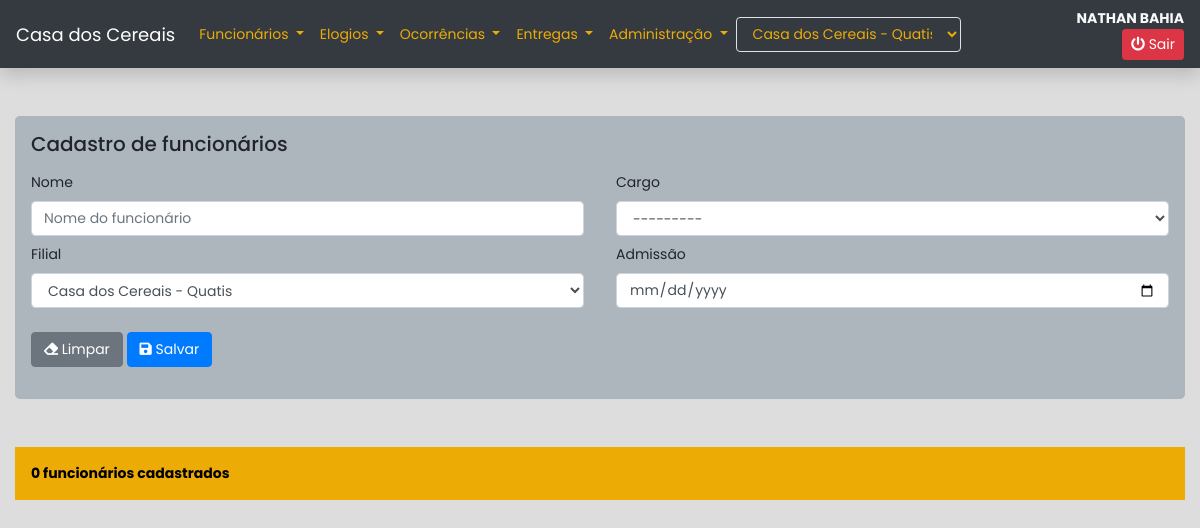
The app's page /funcionarios (signed in), older data.
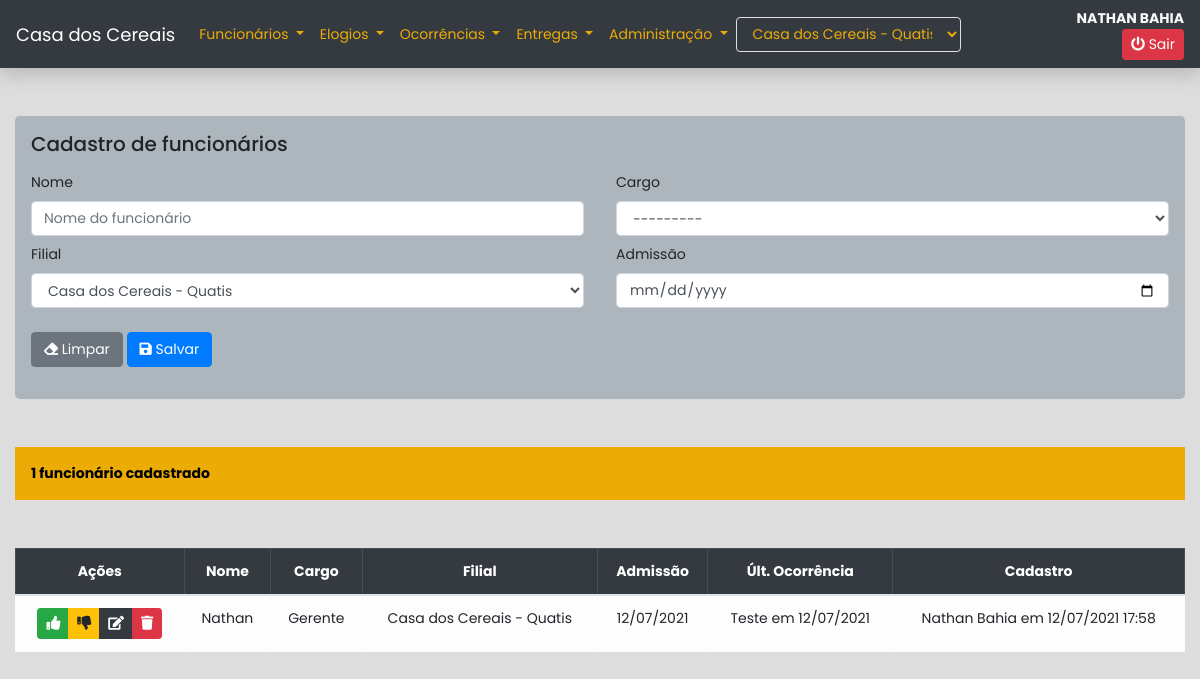
The same page, newer data.
### apps/core/models.py (models this page shows, shortened)
class Base(models.Model):
    usuario = models.ForeignKey(get_user_model(), on_delete=models.SET_NULL, null=True)
    criacao = models.DateTimeField(auto_now_add=True)
    alteracao = models.DateTimeField(auto_now=True)
    ativo = models.BooleanField(default=True)
    class Meta:
        abstract = True
    @property
    def cadastro(self):
        dt = localtime(self.criacao)
        if self.usuario:
            return f"{self.usuario.get_full_name()} em {dt.strftime('%d/%m/%Y %H:%M')}"
        return f"Usuário excluído em {dt.strftime('%d/%m/%Y')}"

class Funcionario(Base):
    nome = models.CharField(max_length=255)
    admissao = models.DateField(blank=True, null=True)
    cargo = models.ForeignKey(Cargo, on_delete=models.SET_NULL, null=True, related_name='funcionarios')
    filial = models.ForeignKey(Filial, on_delete=models.CASCADE, related_name='funcionarios')
    class Meta:
        verbose_name = 'Funcionário'
        verbose_name_plural = 'Funcionários'
        ordering = ['nome']

class Cargo(Base):
    nome = models.CharField(max_length=255)
    filial = models.ForeignKey(Filial, on_delete=models.CASCADE)
    def __str__(self):
        return f'{self.nome}'
    class Meta:
        verbose_name = 'Cargo'
        verbose_name_plural = 'Cargos'
        ordering = ['nome']

class Filial(Base):
    nome = models.CharField(max_length=255)
    cidade = models.CharField(max_length=255)
    def __str__(self):
        return f'{self.nome} - {self.cidade}'
    class Meta:
        verbose_name = 'Filial'
        verbose_name_plural = 'Filiais'
        ordering = ['nome', 'cidade']

class Ocorrencia(Base):
    funcionario = models.ForeignKey(Funcionario, on_delete=models.CASCADE, related_name='ocorrencias')
    motivo = models.ForeignKey(Motivo, on_delete=models.SET_NULL, null=True)
    data = models.DateField()
    observacao = models.TextField()
    class Meta:
        verbose_name = 'Ocorrência'
        verbose_name_plural = 'Ocorrências'
        ordering = ['-data']

### apps/core/views.py (the view, shortened to what this page needs)
# urls.py: path('funcionarios', views.funcionarios, name='funcionarios'),
@login_required
def funcionarios(request, pk=None):
    usuario = request.user.perfil.latest('id')
    instance = None
    msg_sucesso = 'Funcionário cadastrado com sucesso'
    msg_erro = 'Falha ao cadastrar funcionário'
    if pk:
        instance = models.Funcionario.objects.get(pk=pk)
        msg_sucesso = 'Funcionário editado com sucesso'
        msg_erro = 'Falha ao editar funcionário'
    form = forms.FuncionarioForm(
        usuario=usuario,
        instance=instance
    )
    query = None
    if not instance:
        query = models.Funcionario.objects.filter(
            filial=usuario.filial,
            ativo=True
        )
    context = {
        'form': form,
        'instance': instance,
        'funcionarios': query,
    }
    return render(request, 'core/funcionarios/funcionarios.html', context)

### apps/core/context_processors.py (called while the page is built)
def usuario(request):
    if not request.user.is_authenticated:
        return {}
    context = {'usuario': {}}
    perfil = request.user.perfil.latest('id')
    if perfil:
        context['usuario']['filial'] = perfil.filial
        context['usuario']['filiais'] = models.Filial.objects.all()
        if perfil.tipo == '2':
            context['usuario']['administrador'] = True
    return context

### apps/core/templates/core/funcionarios/funcionarios.html (shortened to what the changed rows need)
{% extends 'core/base.html' %}
{% load bootstrap4 %}
{% block content %}
<div class="container-fluid">
    <form method='post' class='my-5 jumbotron p-3' autocomplete="off">
        {% if instance %}
            <h5>Editar funcionário</h5>
        {% else %}
            <h5>Cadastro de funcionários</h5>
        {% endif %}
        <div class="row mx-0 mt-3">
        </div>
    </form>
    {% if not instance %}
        <p class="bg-warning p-3">{{ funcionarios.count }} funcionário{{ funcionarios|pluralize }} cadastrado{{ funcionarios|pluralize }}</p>
        {% if funcionarios %}
            <div class="table-responsive mt-5">
                <table class="table table-bordered text-center">
                    <thead class="table-dark">
                        <tr>
                            <th>Ações</th>
                            <th>Nome</th>
                            <th>Cargo</th>
                            <th>Filial</th>
                            <th>Admissão</th>
                            <th>Últ. Ocorrência</th>
                            <th>Cadastro</th>
                        </tr>
                    </thead>
                    <tbody class="table-light">
                        {% for funcionario in funcionarios %}
                            <tr>
                                <td>
                                    <div class="btn-group">
                                        <a href="{% url 'core:elogios_funcionario' funcionario.id %}" class="btn btn-sm btn-success" data-toggle="tooltip" title="Elogios funcionário">
                                            <i class="fas fa-thumbs-up"></i>
                                        </a>
                                        <a href="{% url 'core:ocorrencias_funcionario' funcionario.id %}" class="btn btn-sm btn-warning" data-toggle="tooltip" title="Ocorrências funcionário">
                                            <i class="fas fa-thumbs-down"></i>
                                        </a>
                                        <a href="{% url 'core:edit_funcionarios' funcionario.id %}" class="btn btn-sm btn-dark" data-toggle="tooltip" title="Editar funcionário">
                                            <i class="fas fa-edit"></i>
                                        </a>
                                        <button class="btn btn-sm btn-danger btn-delete-funcionario" data-funcionario="{{ funcionario.id }}" data-toggle="tooltip" title="Excluir funcionário">
                                            <i class="fas fa-trash"></i>
                                        </button>
                                    </div>
                                </td>
                                <td>{{ funcionario.nome }}</td>
                                <td>{{ funcionario.cargo.nome }}</td>
                                <td>{{ funcionario.filial }}</td>
                                <td>{{ funcionario.admissao|date:'d/m/Y' }}</td>
                                {% if funcionario.ocorrencias.last.observacao %}
                                    <td>{{ funcionario.ocorrencias.last.observacao|truncatewords:20 }} em {{ funcionario.ocorrencias.last.criacao|date:'d/m/Y' }}</td>
                                {% else %}
                                    <td>- - -</td>
                                {% endif %}
                                <td>{{ funcionario.cadastro }}</td>
                            </tr>
                        {% endfor %}
                    </tbody>
                </table>
            </div>
        {% endif %}
    {% endif %}
</div>
{% endblock content %}

Row changes from the older to the newer data that the page shows:
now on this page (row edited): Funcionario: nome "Nathan", cargo.nome "Gerente", filial "Casa dos Cereais - Quatis", admissao "12/07/2021", ocorrencias.last.observacao "Teste", ocorrencias.last.criacao "12/07/2021", cadastro "Nathan Bahia em 12/07/2021 17:58"
Text that changed along with them:
{{ funcionarios.count }}: "0" → "1"
text now shown: "Ações Nome Cargo Filial Admissão Últ. Ocorrência Cadastro"
